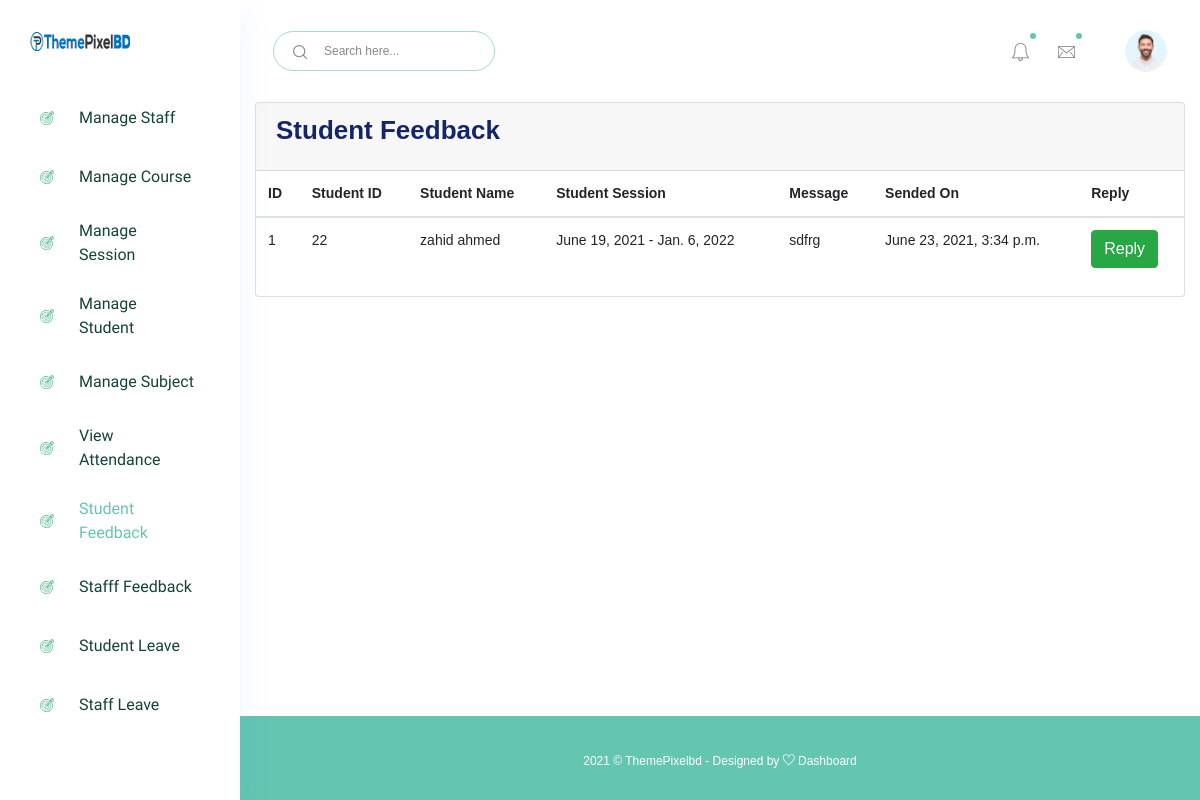
The app's page /student_feedback_message/ (signed in), older data.
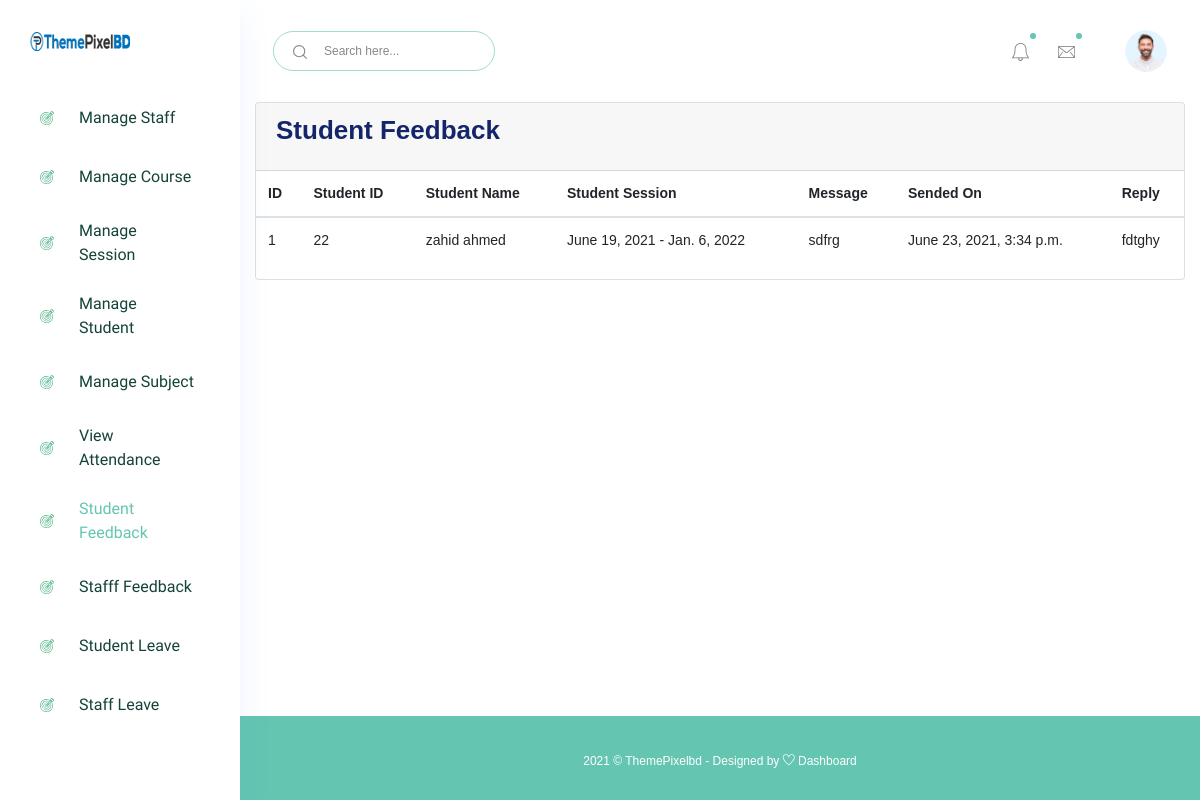
The same page, newer data.
### accounts/models.py (models this page shows)
class FeedBackStudent(models.Model):
    id = models.AutoField(primary_key=True)
    student_id = models.ForeignKey(Students, on_delete=models.CASCADE)
    feedback = models.TextField()
    feedback_reply = models.TextField()
    created_at = models.DateTimeField(auto_now_add=True)
    updated_at = models.DateTimeField(auto_now=True)
    objects = models.Manager()

class Students(models.Model):
    id = models.AutoField(primary_key=True)
    admin = models.OneToOneField(CustomUser, on_delete = models.CASCADE)
    gender = models.CharField(max_length=50)
    profile_pic = models.FileField()
    address = models.TextField()
    course_id = models.ForeignKey(Courses, on_delete=models.DO_NOTHING, default=1)
    session_year_id = models.ForeignKey(SessionYearModel, on_delete=models.CASCADE)
    created_at = models.DateTimeField(auto_now_add=True)
    updated_at = models.DateTimeField(auto_now=True)
    objects = models.Manager()

class CustomUser(AbstractUser):
    user_type_data = ((1, "HOD"), (2, "Staff"), (3, "Student"))
    user_type = models.CharField(default=1, choices=user_type_data, max_length=10)

class SessionYearModel(models.Model):
    id = models.AutoField(primary_key=True)
    session_start_year = models.DateField()
    session_end_year = models.DateField()
    objects = models.Manager()

### accounts/HodViews.py (the view)
# urls.py: path('student_feedback_message/', HodViews.student_feedback_message, name="student_feedback_message"),
def student_feedback_message(request):
    feedbacks = FeedBackStudent.objects.all()
    context = {
        "feedbacks": feedbacks
    }
    return render(request, 'hod_template/student_feedback_template.html', context)

### accounts/LoginCheckMiddleWare.py (called while the page is built, shortened)
    def process_view(self, request, view_func, view_args, view_kwargs):
        modulename = view_func.__module__
        user = request.user
        if user.is_authenticated:
            if user.user_type == "1":
                if modulename == "accounts.HodViews":
                    pass
                elif modulename == "accounts.views" or modulename == "django.views.static":
                    pass
                else:
                    return redirect("admin_home")
            else:
                return redirect("login")
        else:
            if request.path == reverse("login") or request.path == reverse("doLogin"):
                pass
            else:
                return redirect("login")

### templates/hod_template/student_feedback_template.html (shortened to what this page needs)
{% extends 'hod_template/base_template.html' %}
{% block main_content %}
{% load static %}
<section class="content">
        <div class="container-fluid">
            <div class="row">
                <div class="col-md-12">
                    <div class="card card-primary">
                        <div class="card-header">
                            <h3 class="card-title">Student Feedback</h3>
                        </div>
                        <div class="table-responsive">
                            <table class="table">
                                <thead>
                                <tr>
                                    <th>ID</th>
                                    <th>Student ID</th>
                                    <th>Student Name</th>
                                    <th>Student Session</th>
                                    <th>Message</th>
                                    <th>Sended On</th>
                                    <th>Reply</th>
                                </tr>
                                </thead>
                                {% for feedback in feedbacks %}
                                <tbody>
                                <tr>
                                    <td>{{ feedback.id }}</td>
                                    <td>{{ feedback.student_id.admin.id }}</td>
                                    <td>{{ feedback.student_id.admin.first_name }} {{ feedback.student_id.admin.last_name }}</td>
                                    <td>{{ feedback.student_id.session_year_id.session_start_year }} - {{ feedback.student_id.session_year_id.session_end_year }}</td>
                                    <td>{{ feedback.feedback }}</td>
                                    <td>{{ feedback.created_at }}</td>
                                    <td>
                                        {% if feedback.feedback_reply == "" %}
                                            <button class="btn btn-success reply_open_modal" data-toggle="modal" data-target="#replyModal">Reply</button>
                                        {% else %}
                                            {{ feedback.feedback_reply }}
                                        {% endif %}
                                    </td>
                                </tr>
                                </tbody>
                                {% endfor %}
                            </table>
                        </div>
                    </div>
                </div>
            </div>
        </div>
      </section>
  {% endblock main_content %}

Row changes from the older to the newer data that the page shows:
changed FeedBackStudent "sdfrg": feedback_reply (not shown) → "fdtghy"; no longer shows "Reply"
